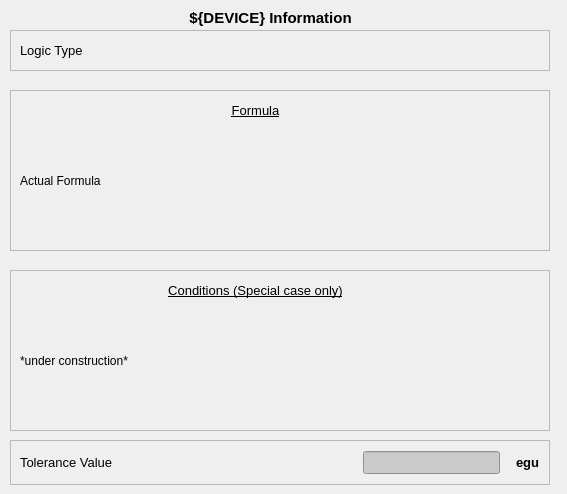
<?xml version="1.0" encoding="UTF-8"?>
<ui version="4.0">
 <class>Form</class>
 <widget class="QWidget" name="Form">
  <property name="geometry">
   <rect>
    <x>0</x>
    <y>0</y>
    <width>567</width>
    <height>494</height>
   </rect>
  </property>
  <property name="windowTitle">
   <string>Form</string>
  </property>
  <widget class="QLabel" name="label">
   <property name="geometry">
    <rect>
     <x>0</x>
     <y>9</y>
     <width>541</width>
     <height>18</height>
    </rect>
   </property>
   <property name="font">
    <font>
     <pointsize>11</pointsize>
     <weight>75</weight>
     <bold>true</bold>
    </font>
   </property>
   <property name="text">
    <string>${DEVICE} Information</string>
   </property>
   <property name="alignment">
    <set>Qt::AlignCenter</set>
   </property>
  </widget>
  <widget class="QFrame" name="frame">
   <property name="geometry">
    <rect>
     <x>10</x>
     <y>30</y>
     <width>540</width>
     <height>41</height>
    </rect>
   </property>
   <property name="frameShape">
    <enum>QFrame::StyledPanel</enum>
   </property>
   <property name="frameShadow">
    <enum>QFrame::Raised</enum>
   </property>
   <layout class="QHBoxLayout" name="horizontalLayout">
    <item>
     <layout class="QVBoxLayout" name="verticalLayout_6">
      <item>
       <layout class="QHBoxLayout" name="horizontalLayout_6">
        <property name="spacing">
         <number>5</number>
        </property>
        <item>
         <widget class="QLabel" name="label_18">
          <property name="font">
           <font>
            <pointsize>10</pointsize>
           </font>
          </property>
          <property name="text">
           <string>Logic Type</string>
          </property>
         </widget>
        </item>
        <item>
         <widget class="PyDMLabel" name="PyDMLabel_88">
          <property name="font">
           <font>
            <pointsize>10</pointsize>
           </font>
          </property>
          <property name="alignment">
           <set>Qt::AlignLeading|Qt::AlignLeft|Qt::AlignVCenter</set>
          </property>
          <property name="indent">
           <number>5</number>
          </property>
          <property name="alarmSensitiveContent" stdset="0">
           <bool>false</bool>
          </property>
          <property name="alarmSensitiveBorder" stdset="0">
           <bool>false</bool>
          </property>
          <property name="channel" stdset="0">
           <string>${DEVICE}:LOGIC_TYPE</string>
          </property>
          <property name="displayFormat" stdset="0">
           <enum>PyDMLabel::String</enum>
          </property>
         </widget>
        </item>
       </layout>
      </item>
     </layout>
    </item>
   </layout>
  </widget>
  <widget class="QFrame" name="frame_2">
   <property name="geometry">
    <rect>
     <x>10</x>
     <y>90</y>
     <width>540</width>
     <height>161</height>
    </rect>
   </property>
   <property name="frameShape">
    <enum>QFrame::StyledPanel</enum>
   </property>
   <property name="frameShadow">
    <enum>QFrame::Raised</enum>
   </property>
   <widget class="QLabel" name="formula_name_label">
    <property name="geometry">
     <rect>
      <x>20</x>
      <y>10</y>
      <width>451</width>
      <height>20</height>
     </rect>
    </property>
    <property name="font">
     <font>
      <pointsize>10</pointsize>
      <underline>true</underline>
     </font>
    </property>
    <property name="text">
     <string>Formula</string>
    </property>
    <property name="alignment">
     <set>Qt::AlignCenter</set>
    </property>
   </widget>
   <widget class="QLabel" name="formula_label">
    <property name="geometry">
     <rect>
      <x>10</x>
      <y>40</y>
      <width>521</width>
      <height>101</height>
     </rect>
    </property>
    <property name="font">
     <font>
      <pointsize>9</pointsize>
     </font>
    </property>
    <property name="text">
     <string>Actual Formula</string>
    </property>
    <property name="wordWrap">
     <bool>false</bool>
    </property>
   </widget>
  </widget>
  <widget class="QFrame" name="frame_4">
   <property name="geometry">
    <rect>
     <x>10</x>
     <y>440</y>
     <width>540</width>
     <height>45</height>
    </rect>
   </property>
   <property name="frameShape">
    <enum>QFrame::StyledPanel</enum>
   </property>
   <property name="frameShadow">
    <enum>QFrame::Raised</enum>
   </property>
   <layout class="QHBoxLayout" name="horizontalLayout_2">
    <item>
     <layout class="QHBoxLayout" name="horizontalLayout_9">
      <property name="spacing">
       <number>250</number>
      </property>
      <property name="rightMargin">
       <number>10</number>
      </property>
      <item>
       <widget class="QLabel" name="label_22">
        <property name="font">
         <font>
          <pointsize>10</pointsize>
         </font>
        </property>
        <property name="text">
         <string>Tolerance Value</string>
        </property>
       </widget>
      </item>
      <item>
       <widget class="PyDMLineEdit" name="PyDMLineEdit_22">
        <property name="font">
         <font>
          <pointsize>10</pointsize>
         </font>
        </property>
        <property name="styleSheet">
         <string notr="true">background:rgb(203, 203, 203)</string>
        </property>
        <property name="alignment">
         <set>Qt::AlignCenter</set>
        </property>
        <property name="channel" stdset="0">
         <string>${TOLERANCE}:TOL</string>
        </property>
        <property name="displayFormat" stdset="0">
         <enum>PyDMLineEdit::Default</enum>
        </property>
       </widget>
      </item>
     </layout>
    </item>
    <item>
     <widget class="PyDMLabel" name="PyDMLabel_87">
      <property name="font">
       <font>
        <pointsize>10</pointsize>
        <weight>75</weight>
        <bold>true</bold>
       </font>
      </property>
      <property name="text">
       <string>egu</string>
      </property>
      <property name="wordWrap">
       <bool>false</bool>
      </property>
      <property name="alarmSensitiveContent" stdset="0">
       <bool>false</bool>
      </property>
      <property name="alarmSensitiveBorder" stdset="0">
       <bool>false</bool>
      </property>
      <property name="channel" stdset="0">
       <string>${TOLERANCE}:TOL_RBV.EGU</string>
      </property>
     </widget>
    </item>
   </layout>
  </widget>
  <widget class="QFrame" name="condition_frame">
   <property name="enabled">
    <bool>true</bool>
   </property>
   <property name="geometry">
    <rect>
     <x>10</x>
     <y>270</y>
     <width>540</width>
     <height>161</height>
    </rect>
   </property>
   <property name="frameShape">
    <enum>QFrame::StyledPanel</enum>
   </property>
   <property name="frameShadow">
    <enum>QFrame::Raised</enum>
   </property>
   <widget class="QLabel" name="condition_label">
    <property name="geometry">
     <rect>
      <x>20</x>
      <y>10</y>
      <width>451</width>
      <height>20</height>
     </rect>
    </property>
    <property name="font">
     <font>
      <pointsize>10</pointsize>
      <underline>true</underline>
     </font>
    </property>
    <property name="text">
     <string>Conditions (Special case only)</string>
    </property>
    <property name="alignment">
     <set>Qt::AlignCenter</set>
    </property>
   </widget>
   <widget class="QLabel" name="formula_label_2">
    <property name="geometry">
     <rect>
      <x>10</x>
      <y>40</y>
      <width>521</width>
      <height>101</height>
     </rect>
    </property>
    <property name="font">
     <font>
      <pointsize>9</pointsize>
     </font>
    </property>
    <property name="text">
     <string>*under construction*</string>
    </property>
    <property name="wordWrap">
     <bool>false</bool>
    </property>
   </widget>
  </widget>
 </widget>
 <customwidgets>
  <customwidget>
   <class>PyDMLabel</class>
   <extends>QLabel</extends>
   <header>pydm.widgets.label</header>
  </customwidget>
  <customwidget>
   <class>PyDMLineEdit</class>
   <extends>QLineEdit</extends>
   <header>pydm.widgets.line_edit</header>
  </customwidget>
 </customwidgets>
 <resources/>
 <connections/>
</ui>
